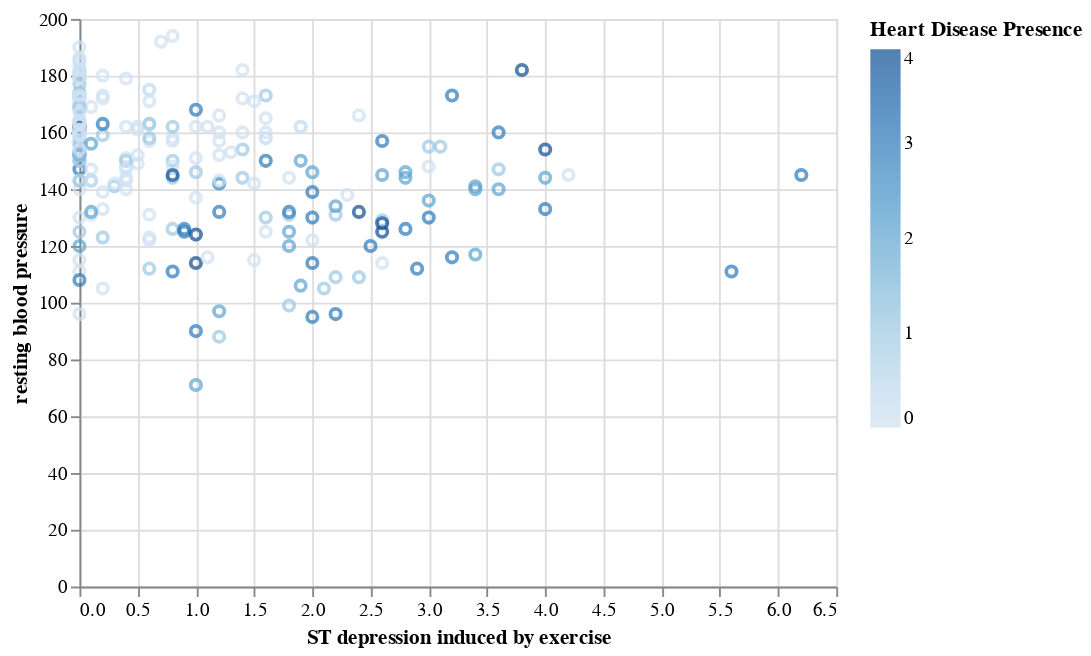

The cell this chart's notebook holds for it:
### Code cell
oldpeak_thalach_plot = alt.Chart(cleveland_train).mark_point().encode(
    x = alt.X("oldpeak", title = "ST depression induced by exercise"),
    y = alt.Y('thalach', title = "resting blood pressure"),
    color = alt.Color("heart_disease_presence", title = "Heart Disease Presence")
)
oldpeak_thalach_plot

### Figure 1 — Vega-Lite specification as saved in the notebook (floating-point values rounded to 4 significant figures; data arrays with more than 128 entries replaced by an {"elided": "..."} marker saying what was removed)
{"config": {"view": {"continuousWidth": 400, "continuousHeight": 300}}, "data": {"name": "data-5823f5e2d9c6920f92279af6888b5263"}, "mark": "point", "encoding": {"color": {"field": "heart_disease_presence", "title": "Heart Disease Presence", "type": "quantitative"}, "x": {"field": "oldpeak", "title": "ST depression induced by exercise", "type": "quantitative"}, "y": {"field": "thalach", "title": "resting blood pressure", "type": "quantitative"}}, "$schema": "https://vega.github.io/schema/vega-lite/v4.17.0.json", "datasets": {"data-5823f5e2d9c6920f92279af6888b5263": {"elided": "227 records"}}}
